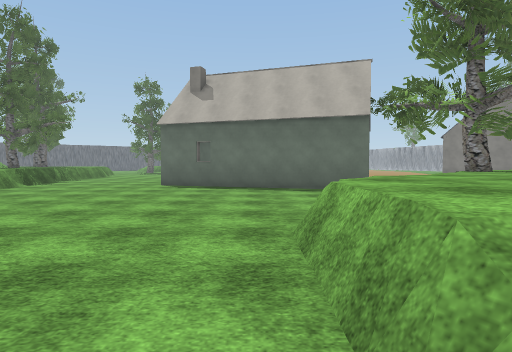
view 1 (above)

24 first-person views from a walk through a 3-D level made in the Unity game engine. The camera is 1.3 m above the floor, tilts 2° down and sees 75° across. The floor is counted in squares, 2 m on a side. Each view is taken from the middle of a square. On the plan, view 1 faces up. The plan holds only what a view shows up to about 10 squares ahead; the rest is blank. The place goes on beyond the plan. The player character is not drawn. Some animated figures are not drawn. Some surface patterns are stand-ins.

view 2
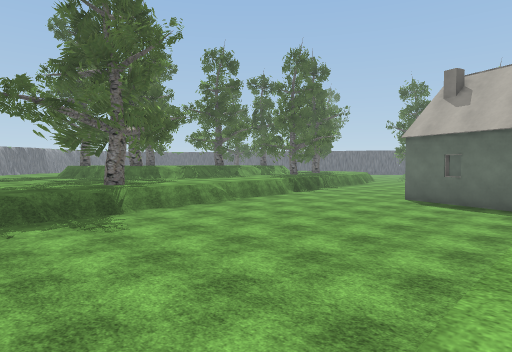

view 3
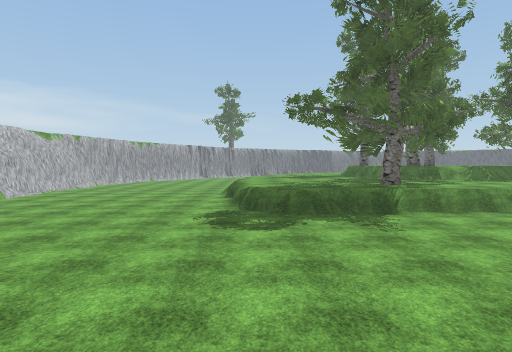

view 4
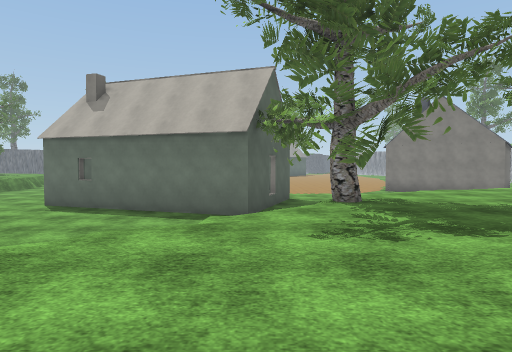

view 5
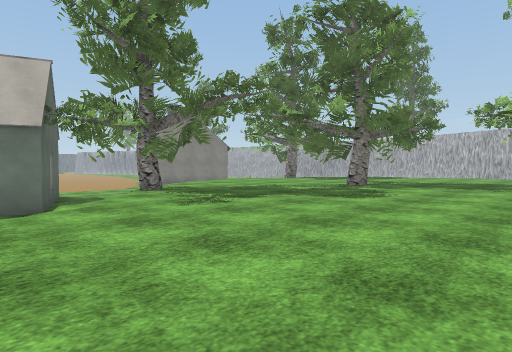

view 6
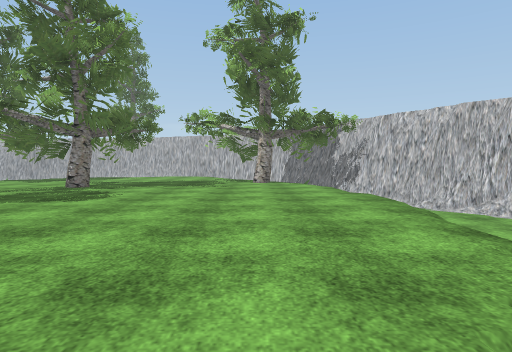

view 7
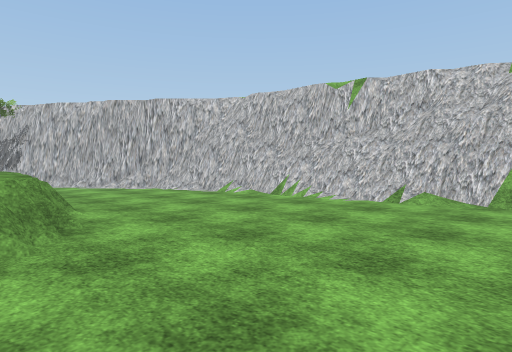

view 8
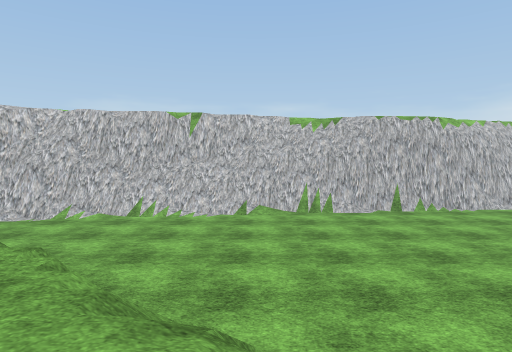

view 9
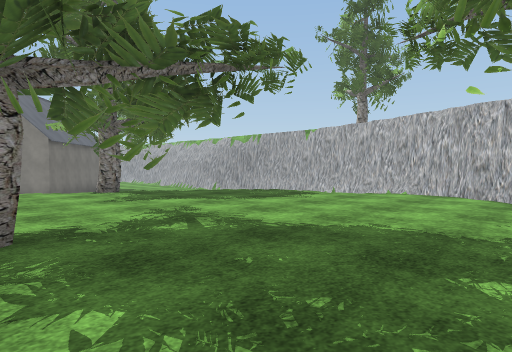

view 10
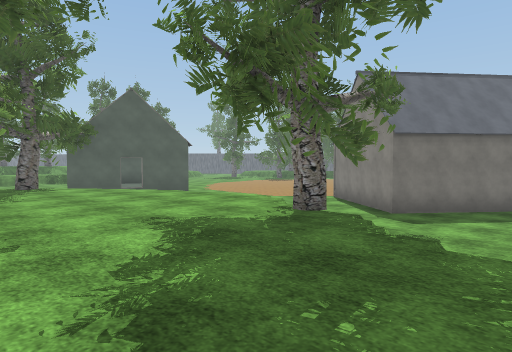

view 11
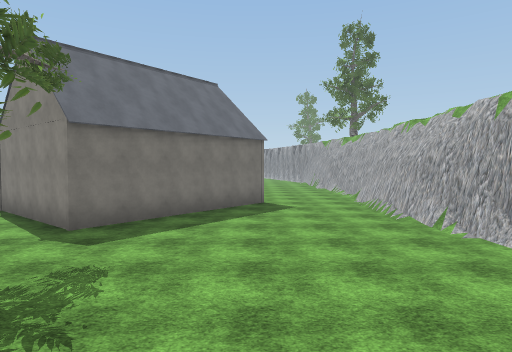

view 12
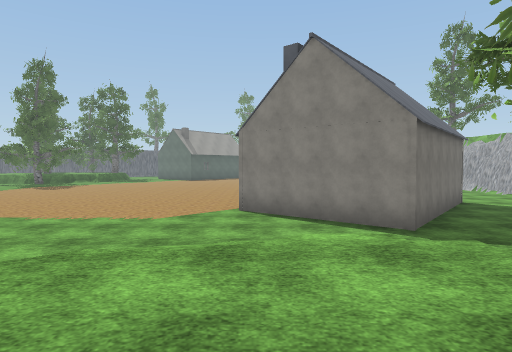

view 13
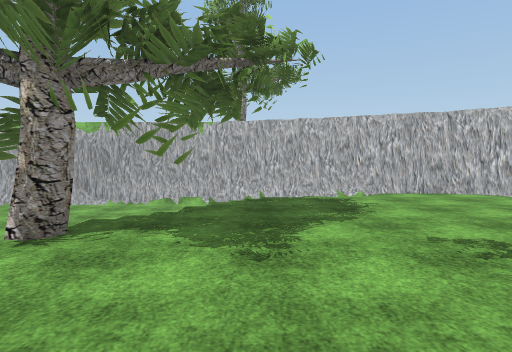

view 14
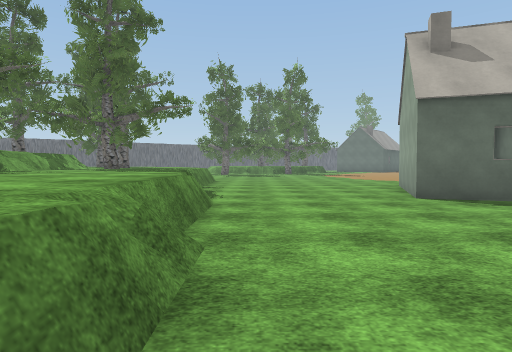

view 15
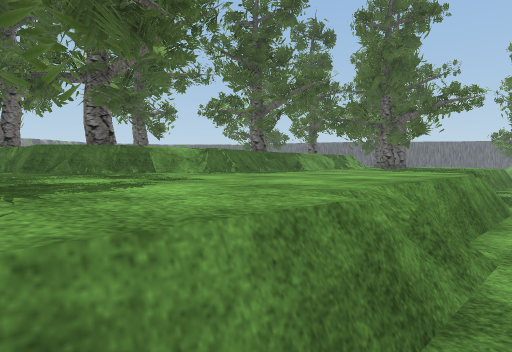

view 16
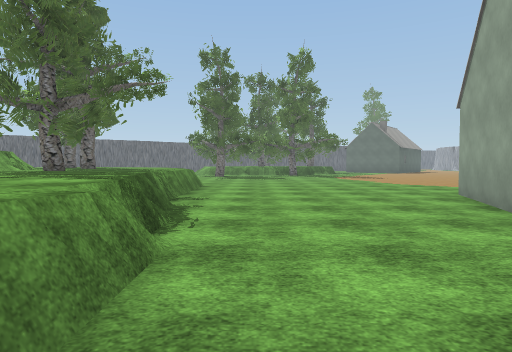

view 17
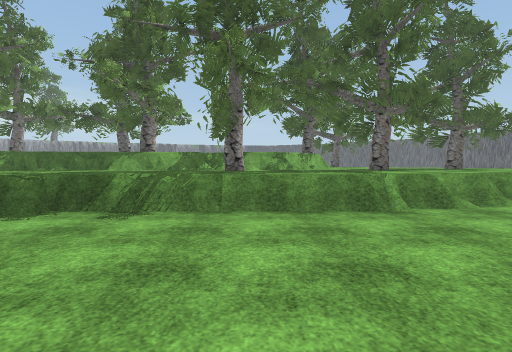

view 18
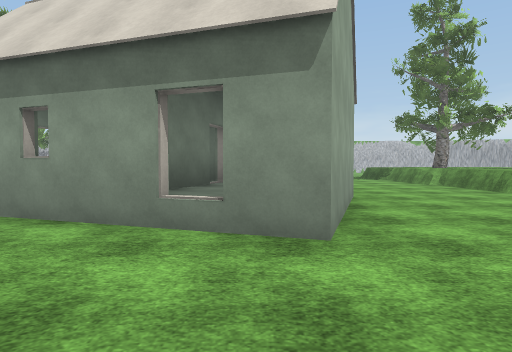

view 19
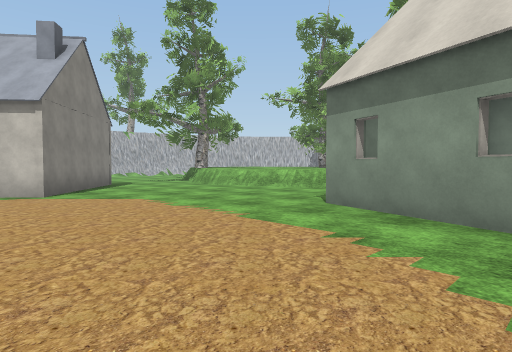

view 20
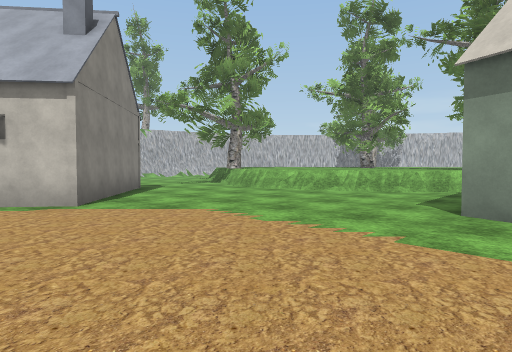

view 21
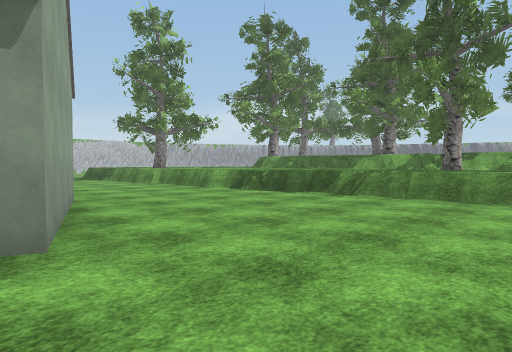

view 22
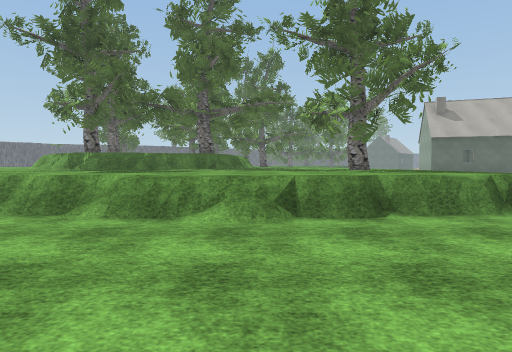

view 23
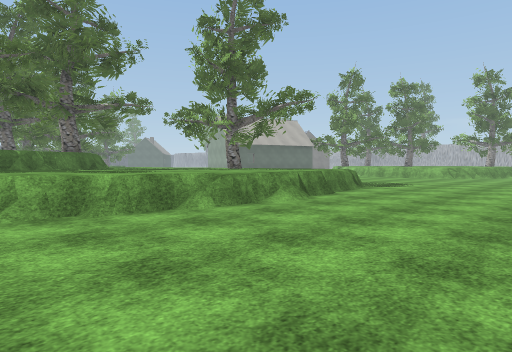

view 24
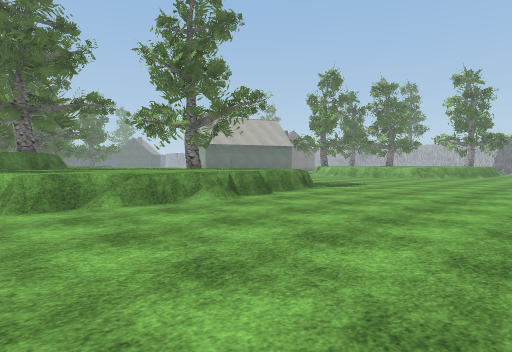

### Floor plan
Key: @ floor where view 1 was taken; # wall or solid block; x gap in a wall; . main floor; : floor 0.5 m higher than the main floor; + floor 1 m higher than the main floor; * floor 2 m higher than the main floor; / step, stairs or slope; = window, fence, low wall or low ledge; H house; T tree.
Columns run from 16 left of view 1 to 19 right of it. Each row starts with its distance up from view 1.
 17    /T+++=................   HHH#../#
 16    //+++/................#HHHHH.../#
 15    *=+++/................#HHHH..../#
 14     #TT+/......#...........HH...../#
 13     /+++/.....#HHH#.........#...../#
 12     #+++/.....HHHHHH#..............#
 11  TTT#++++=...HHHHHHH...............#
 10     =++++=....#HHHHH....=//=.......#
  9     */+++=.......#H# .=/++++T  ....#
  8     */+++=.......... #+++++++T==   #
  7     /#+++=..........#++++++++++/  .#
  6   TTT++++/.........=#+++++++++++  ##
  5 Tx#++++T++......../++++++T++++++/ #
  4 +++++++#x=.......=+++++++TT++++++/#
  3 +++++++T++/....../+++++++++++++++##
  2 ++++++++++/......+++++++++++++++=#
  1  +++++++++/....../+++++++++++T   #
  0  //++++++/......@/++++++++++T
 -1 ...//:.........../=#++++++++
 -2 ................../=//////=
 -3 .........................  ##
 -4 .........................##
 -5 ........................##
 -6  ..... ..............####
 -7        ..  ....#######
 -8           ####

Where each view was taken, in squares from view 1:
view 1: 0 up, 0 right, facing up
view 2: 0 up, 1 right, facing up-left
view 3: 0 up, 1 right, facing left
view 4: 1 up, 3 right, facing up
view 5: 0 up, 1 right, facing up-right
view 6: 0 up, 1 right, facing right
view 7: 1 down, 1 left, facing down-right
view 8: 1 up, 1 right, facing down
view 9: 1 up, 9 right, facing up-right
view 10: 5 up, 15 right, facing up-left
view 11: 7 up, 15 right, facing up
view 12: 7 up, 9 right, facing up
view 13: 7 up, 9 right, facing right
view 14: 4 up, 6 left, facing up
view 15: 4 up, 6 left, facing up-left
view 16: 7 up, 6 left, facing up
view 17: 15 up, 3 left, facing left
view 18: 17 up, 1 left, facing down
view 19: 17 up, 1 right, facing down-right
view 20: 17 up, 3 right, facing down-right
view 21: 17 up, 1 left, facing down-left
view 22: 5 down, 11 left, facing up
view 23: 5 down, 16 left, facing up-right
view 24: 6 down, 15 left, facing up-right
